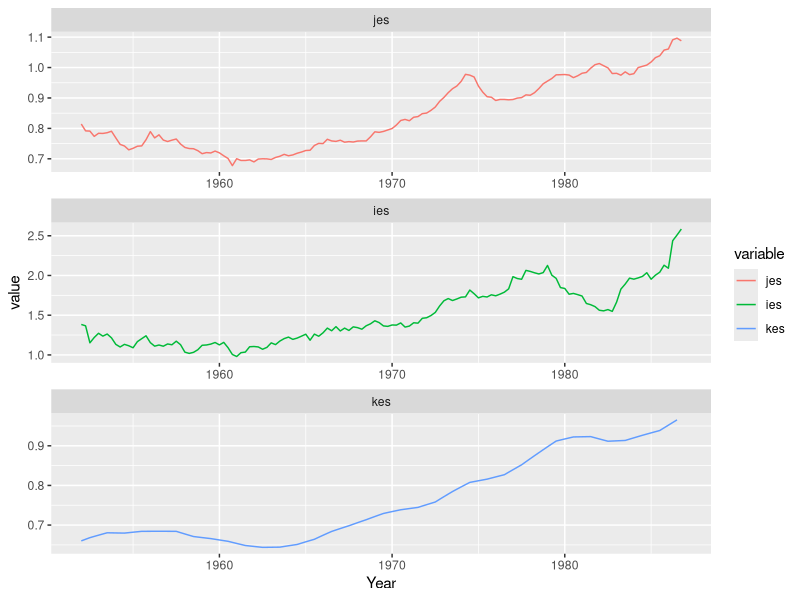
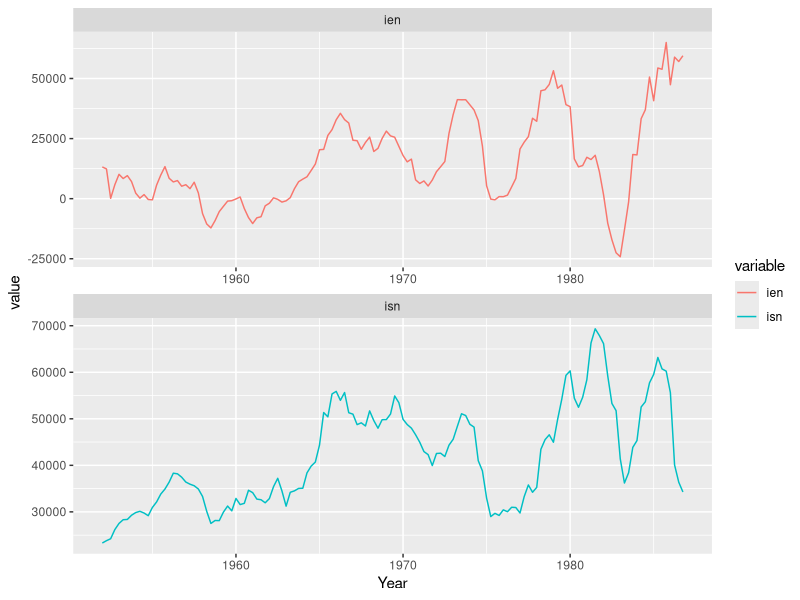
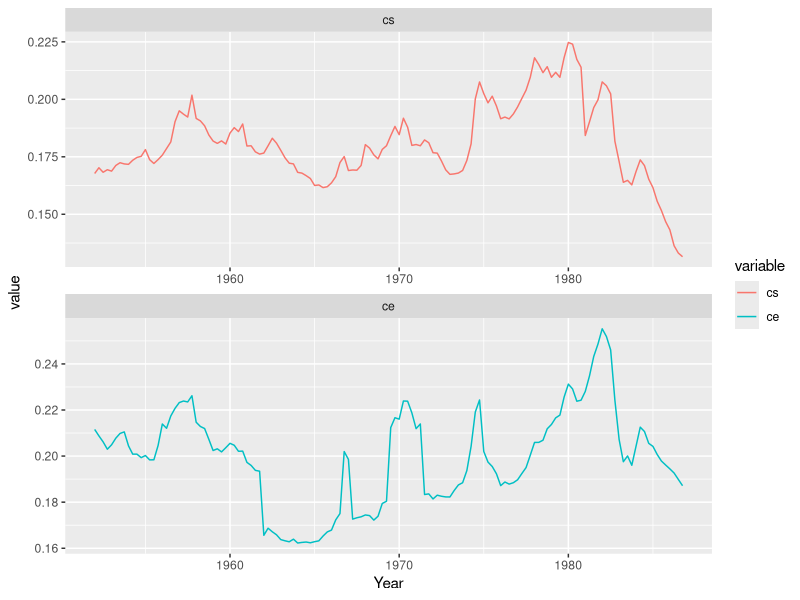
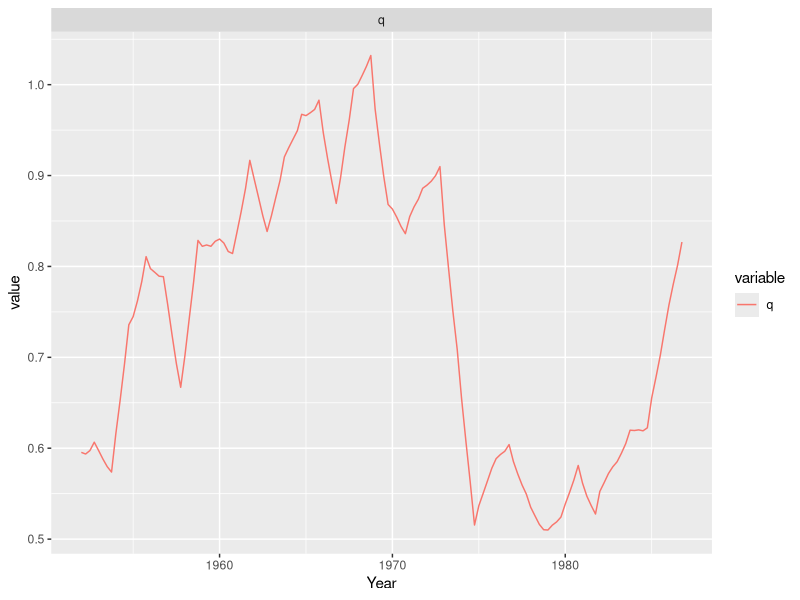
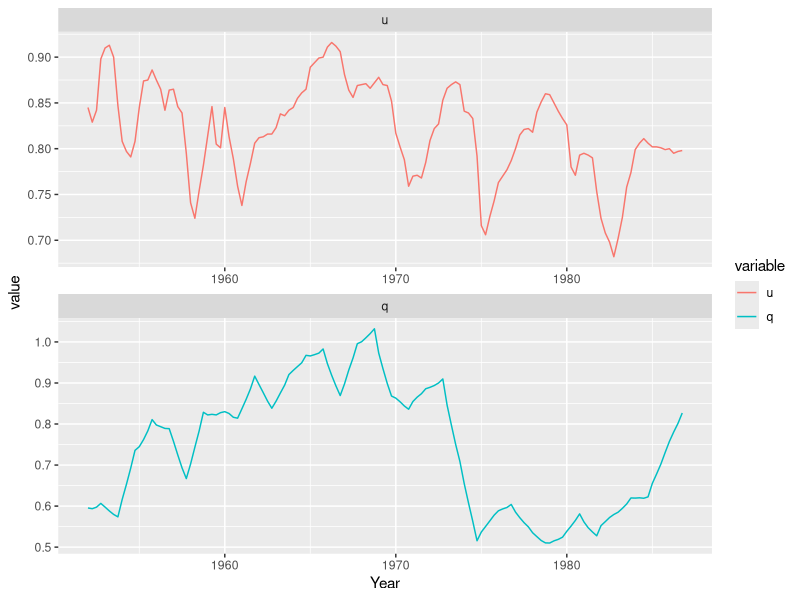
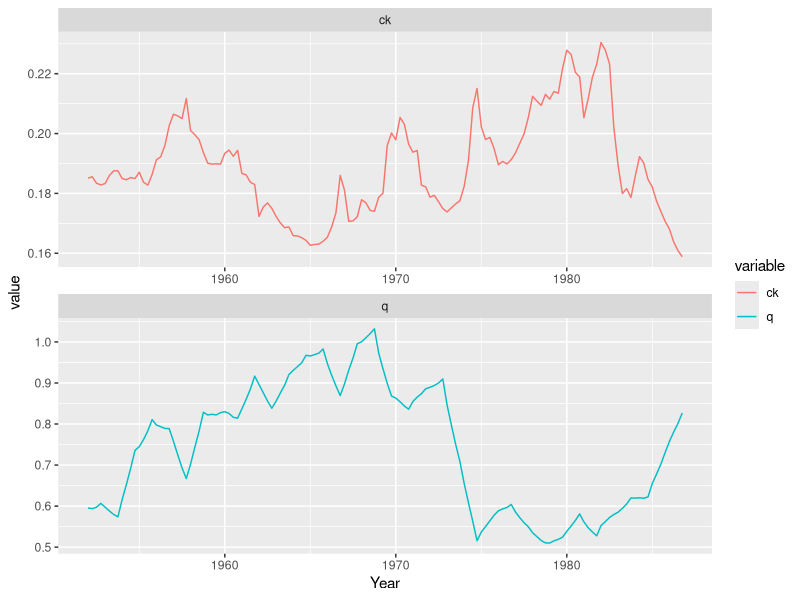
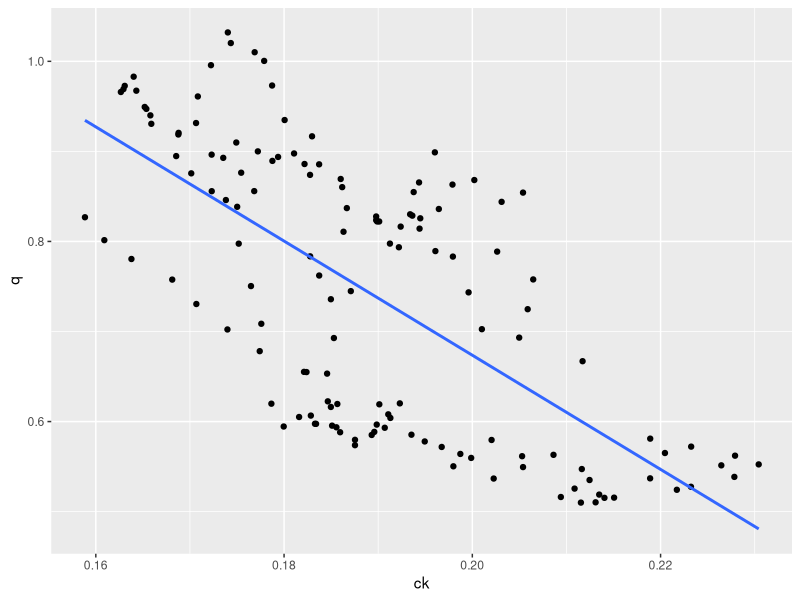
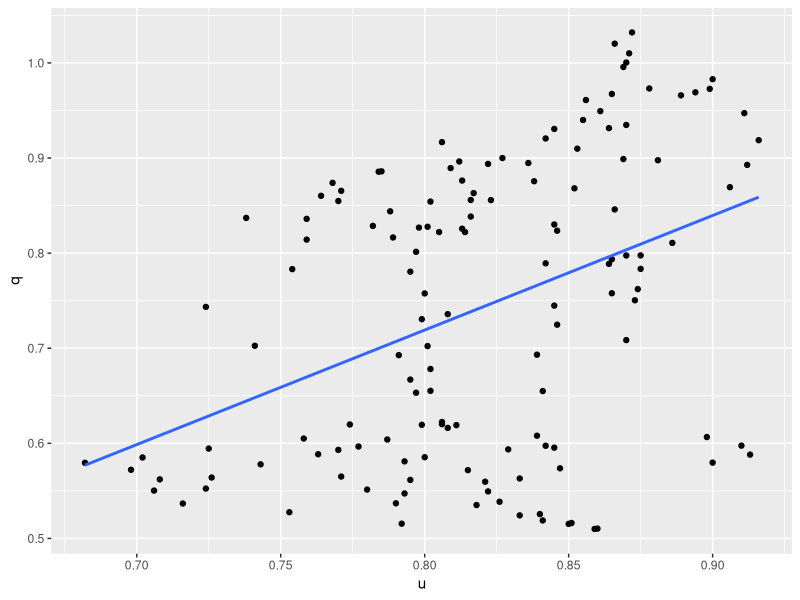

Write the R code that produced these figures, in order. (Note: this script raises an error after producing the figures.)
## Warning: do not use tidyverse; will disrupt lag operators
##pdf(width=11,paper="USr")
library(ggplot2)
library(dynlm)
library(plyr)
library(lmtest)
library(reshape2)
library(nlme)
options(scipen=10000)

rm(list=ls())

ld<-function(x)c( x[2:(length(x))],NA )

cochrane.orcutt <- function(mod){
     X <- model.matrix(mod)
     y <- model.response(model.frame(mod))
     e <- residuals(mod)
     n <- length(e)
     names <- colnames(X)
     rho <- sum(e[1:(n-1)]*e[2:n])/sum(e^2)
     ## cheat and know the answer (then it works)
     ## rho <- 0.868
     y <- y[2:n] - rho * y[1:(n-1)]
     X <- X[2:n,] - rho * X[1:(n-1),]
     mod <- lm(y ~ X - 1)
     result <- list()
     result$coefficients <- coef(mod)
     names(result$coefficients) <- names
     summary <- summary(mod, corr = F)
     result$cov <- (summary$sigma^2) * summary$cov.unscaled
     dimnames(result$cov) <- list(names, names)
     result$sigma <- summary$sigma
     result$rho <- rho
     class(result) <- 'cochrane.orcutt'
     result
     }



kopcke <- read.csv("chap6-kopcke.csv")

kopcke.dt <- as.yearqtr(paste(kopcke$rdate %/% 10, kopcke$rdate%%10),"%Y %q")

kopcke.z <- zoo(kopcke,order.by=kopcke.dt)
kopcke.ts <- ts(kopcke,start=c(1952,1),end=c(1986,4),frequency=4,class="matrix")

## plot(cbind(kopcke.z$je/kopcke.z$js,kopcke.z$ie/kopcke.z$is,kopcke.z$kelag/kopcke.z$kslag))

kopcke.df0 <- data.frame(time=time(kopcke.z), Year=as.numeric(as.yearqtr(time(kopcke.z))),kopcke.z)
kopcke.df1 <- mutate(kopcke.df0,
                     jes=je/js, ies = ie/is, ces = ce / cs,
                     ke = ld(kelag), ks=ld(kslag),kes=ke/ks,
                     ien=ie-0.15*kelag, isn=is-0.05*kslag,
                     ck= (ce*kelag + cs*kslag)/(kelag + kslag) )



kopcke.z2 <- zoo(subset(kopcke.df1,select=-time),order.by=kopcke.dt)
## zoo makes window() flaky on start/end 
## frequency(kopcke.z2)
## time(window(kopcke.z2,start="1954 Q1",end="1977 Q4"))  ## Good
## time(window(kopcke.z2,start=c(1954,1),end=c(1977,4),frequency=4)) ## Bad

kopcke.melt <- melt(kopcke.df1, id.vars=c("Year"))

## To set the series order for plotting
kopcke.melt$variable <- factor(kopcke.melt$variable, levels = c("time","rdate","ck","js","je","f","is","ie","kelag","kslag","y","u","q","cs","ce","jes","ies","ke","ks","kes","ien","isn" ))

n <- ggplot(subset(kopcke.melt, variable=="jes" | variable=="ies" | variable=="kes"),aes(x=Year,y=value,color=variable)) + facet_wrap( ~ variable,ncol=1,scales="free" ) + geom_line()
print(n)

n <- ggplot(subset(kopcke.melt, variable=="ien" | variable=="isn"),aes(x=Year,y=value,color=variable)) + facet_wrap( ~ variable,ncol=1,scales="free" ) + geom_line()
print(n)

## dev.new()

n <- ggplot(subset(kopcke.melt, variable=="cs" | variable=="ce"),aes(x=Year,y=value,color=variable)) + facet_wrap( ~ variable,ncol=1,scales="free" ) + geom_line()
print(n)

## dev.new()

## Q
n <- ggplot(subset(kopcke.melt, variable=="q"),aes(x=Year,y=value,color=variable)) + facet_wrap( ~ variable,ncol=1,scales="free" ) + geom_line()
print(n)

## Q and Capacity Utilization
n <- ggplot(subset(kopcke.melt, variable=="q" | variable=="u"),aes(x=Year,y=value,color=variable)) + facet_wrap( ~ variable,ncol=1,scales="free" ) + geom_line()
print(n)

## Q and Cost of Capital
n <- ggplot(subset(kopcke.melt, variable=="ck" | variable=="q"),aes(x=Year,y=value,color=variable)) + facet_wrap( ~ variable,ncol=1,scales="free" ) + geom_line()
print(n)

## Q and Cost of Capital Scatterplot
n <- ggplot(kopcke.df1,aes(x=ck,y=q)) + geom_point() + geom_smooth(method="lm",se=FALSE)
print(n)

## Q and Capacity Utilization Scatterplot
n <- ggplot(kopcke.df1,aes(x=u,y=q)) + geom_point() + geom_smooth(method="lm",se=FALSE)
print(n)


## 6e2a Estimate equation 6.14 (equipment e and structures s)
summary(eqn614e <- dynlm(data=kopcke.z2, ie ~ L(y,0:1) + L(ie,1), start=c(1956,1),end=c(1986,4)  ) )
dwtest(eqn614e)
(lambda <- 1 - coef(eqn614e)[4])
(mu <- coef(eqn614e)[2] / lambda)
(delta <- coef(eqn614e)[3] / (mu * lambda) + 1)

summary(eqn614s <- dynlm(data=kopcke.z2, is ~ L(y,0:1) + L(is,1), start=c(1956,1),end=c(1986,4)  ) )
dwtest(eqn614s)
(lambda <- 1 - coef(eqn614s)[4])
(mu <- coef(eqn614s)[2] / lambda)
(delta <- coef(eqn614s)[3] / (mu * lambda) + 1)



(eqn614s_ols  <- lm(data=dplyr::filter(kopcke.df1, Year>1956),
                    is ~ y + dplyr::lag(y) + dplyr::lag(is) ))
dwtest(eqn614s_ols)
(eqn614s_co  <- cochrane.orcutt(eqn614s_ols))
dwtest(eqn614s_co)
(lambda <- 1 - coef(eqn614s_co)[4])
(mu <- coef(eqn614s_co)[2] / lambda)
(delta <- coef(eqn614s_co)[3] / (mu * lambda) + 1)


(eqn614e_ols  <- lm(data=dplyr::filter(kopcke.df1, Year>1956),
                    ie ~ y + dplyr::lag(y) + dplyr::lag(ie) ))
dwtest(eqn614e_ols)
(eqn614e_co  <- cochrane.orcutt(eqn614e_ols))
dwtest(eqn614e_co)
(lambda <- 1 - coef(eqn614e_co)[4])
(mu <- coef(eqn614e_co)[2] / lambda)
(delta <- coef(eqn614e_co)[3] / (mu * lambda) + 1)






## The gls syntax does not take lag()
summary(gls(ie ~ (y) + kelag , data=kopcke.z2, correlation=corARMA(p=1,q=0)))
summary(gls(ie ~ (y) + kelag , data=kopcke.z2, correlation=corAR1()))

## Be very careful with signs in the lag operator.  Here it works on a zoo object
## Just to demonstrate that we are doing lags correctly
with(kopcke.z2,arima(ie, xreg=cbind(lag(y,-1:-3),kelag), order=c(0,0,0)))  ## Right 
summary(dynlm(data=kopcke.z2, ie ~ L(y,1:3) + kelag)) ## Right

with(kopcke.z2,arima(ie, xreg=cbind(lag(y,-1),kelag), order=c(1,0,0)))  ## Right

with(kopcke.z2,arima(ie, xreg=cbind(lag(y,-1:-3),kelag), order=c(1,0,0)))  ## Right

with(window(kopcke.z2,start="1954 Q1",end="1977 Q4"),arima(ie, xreg=cbind(lag(y,-1:-3),kelag), order=c(1,0,0)))  ## Right

## Cash flow model
with(window(kopcke.z2,start="1958 Q1",end="1973 Q3"),arima( ie , xreg=cbind(lag(f/je,-1:-3),kelag), order=c(1,0,0)))
with(window(kopcke.z2,start="1956 Q1",end="1979 Q4"),arima( ie , xreg=cbind(lag(f/je,-1:-7),kelag), order=c(1,0,0)))
## To get 1956Q1-1979Q4 with seven lags, need to include back to 1954Q2
(flow.ie.iii <- with((window(kopcke.z2,start="1954 Q2",end="1979 Q4")),arima( ie , xreg=cbind(lag(f/je,0:-7),kelag), order=c(1,0,0))))
(flow.is.iii <- with((window(kopcke.z2,start="1954 Q2",end="1979 Q4")),arima( is , xreg=cbind(lag(f/js,0:-7),kelag), order=c(1,0,0))))


## With contemporaneous y
summary(dynlm(data=kopcke.z2, ie ~ L(y,0:3) + kelag))
summary(dynlm(data=kopcke.z2, ie ~ y + L(y,1:3) + kelag))

## dynlm uses the start/end syntax from window()
summary( accelerator.3 <- dynlm(data=kopcke.z2, ie ~ L(y,0:3) + kelag, start="1954 Q1", end="1977 Q4"))
dwtest(accelerator.3)

summary( accelerator.4 <- dynlm(data=kopcke.z2, ie ~ L(y,1:4) + kelag, start=c(1954,1), end=c(1977,4) ))
dwtest(accelerator.4)

summary( autoregressive.2 <- dynlm(data=kopcke.z2, ie ~ L(ie,1:2), start=c(1954,1), end=c(1977,4) ))
dwtest(autoregressive.2)

summary(autoregressive.6 <- dynlm(data=kopcke.z2, ie ~ L(ie,1:6), start=c(1954,1), end=c(1977,4) ))
dwtest(autoregressive.6)


## Back out depreciation rates for equipment based on gross investment and capital stock, 1953 and 1986
subset(kopcke.df1,Year>=1952.75 & Year<1954,select=c(ie,kelag,Year))
(ke52.4 <- kopcke.df1["1952 Q4","kelag"])
(ke53.4 <- kopcke.df1["1953 Q4","kelag"])
(ie53 <- (kopcke.df1["1953 Q1","ie"] + kopcke.df1["1953 Q2","ie"] + kopcke.df1["1953 Q3","ie"] + kopcke.df1["1953 Q4","ie"])/4 )
(delta53 <- 1 - (ke53.4 - ie53) / ke52.4)

subset(kopcke.df1,Year>=1985.75 & Year<1987,select=c(ie,kelag,Year))
(ke85.4 <- kopcke.df1["1985 Q4","kelag"])
(ke86.4 <- kopcke.df1["1986 Q4","kelag"])
(ie86 <- (kopcke.df1["1986 Q1","ie"] + kopcke.df1["1986 Q2","ie"] + kopcke.df1["1986 Q3","ie"] + kopcke.df1["1986 Q4","ie"])/4 )
(delta86 <- 1 - (ke86.4 - ie86) / ke85.4)

## Back out depreciation rates for structures based on gross investment and capital stock, 1953 and 1986
subset(kopcke.df1,Year>=1952.75 & Year<1954,select=c(is,kslag,Year))
(ks52.4 <- kopcke.df1["1952 Q4","kslag"])
(ks53.4 <- kopcke.df1["1953 Q4","kslag"])
(is53 <- (kopcke.df1["1953 Q1","is"] + kopcke.df1["1953 Q2","is"] + kopcke.df1["1953 Q3","is"] + kopcke.df1["1953 Q4","is"])/4 )
(delta53 <- 1 - (ks53.4 - is53) / ks52.4)

subset(kopcke.df1,Year>=1985.75 & Year<1987,select=c(is,kslag,Year))
(ks85.4 <- kopcke.df1["1985 Q4","kslag"])
(ks86.4 <- kopcke.df1["1986 Q4","kslag"])
(is86 <- (kopcke.df1["1986 Q1","is"] + kopcke.df1["1986 Q2","is"] + kopcke.df1["1986 Q3","is"] + kopcke.df1["1986 Q4","is"])/4 )
(delta86 <- 1 - (ks86.4 - is86) / ks85.4)
